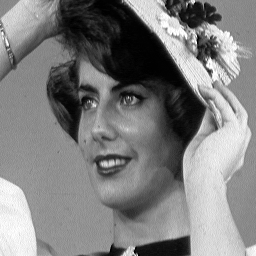
%> input picture data/Lena.bmp, 256 x 256 px
$ octave GD_2D.m   (GNU Octave 9; MATLAB toolbox functions it lacks are replaced by stand-ins)
%> lines starting %> are read from the running program, lines starting %| are printed output that depends on the picture; in (x1, y1, x2, y2) boxes, pixels count from 0 and x2, y2 are one past the last pixel; in counts of white or black regions, pixels touching at a corner belong together; the program's own positions count from 1
### LoadData.m
function [I1 I1_noise I2 I2_noise] = LoadData

I1 = zeros(1000,1);
I1(1:200) = 1;
I1(201:300) = 4;
I1(301:600) = 2;
I1(601:650) = 3;
I1(651:end) = 1;
I1_noise = I1 + 0.2*randn(size(I1));
% [7 lines of commented-out code are left out]


I2 = imread('data/Lena.bmp');
%> I2 is the input picture: size 256x256 uint8; min 0, max 255, mean 127.2
I2 = double(I2);
%> I2: size 256x256 double
r = 20;
I2_noise = I2 + r*randn(size(I2));
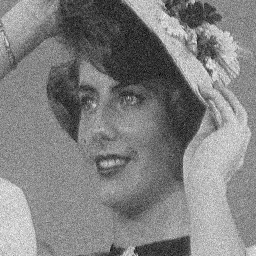
%> I2_noise: size 256x256 double; min -73.03, max 320.2, mean 127; drawn with min black and max white
% [7 lines of commented-out code are left out]

### GD_2D.m
% Edward Rusu
% Math 6590
% Variational Image Processing
% Project 1
% 2D Signal - Gradient Descent

% This program will solve the Tikhanov optimization problem using gradient
% descent. We will just do the two-dimensional noisy image here.

clearvars
clc


%% Load Data
[~,~,uxact u0_] = LoadData; % Load the 2-dimensional signal
N = length(u0_); % Number of nodes in a single dimension
%> N = 256
u0 = u0_(:); % Reshape by stacking columns

maxIter = 5000; % Maximum number of iterations
tol = 1e-3; % Convergence tolerance
exitflag = 0; % Convergence condition
L = 2; % Norm to check convergence

lambda = 0.2; % Value for lambda
r = 1/9; % CFL conditions, 1/8 is max for stability

% Rather than using ghost points for the Neumann condition, we simply treat
% them as algebraic constraints, do some solving, and find the correct
% expression for our interior points


%% Create 2D Neumann-Laplacian Operator

% First create 1D operator
e = ones(N,1);
Lapl1 = spdiags([e -2*e e],[-1 0 1],N,N); % Interior Operator
Lapl1(1,2) = 2;
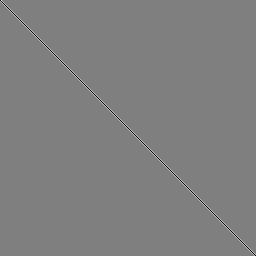
%> Lapl1: size 256x256 double; min -2, max 2, mean -1.53e-05; drawn with min black and max white
Lapl1(N,N-1) = 2; % Right boundary
%> Lapl1: size 256x256 double; under 0.01% of pixels changed, all inside (x1, y1, x2, y2) = (254, 255, 255, 256)

% Then kron into 2D operator
Lapl2 = kron(Lapl1,speye(N)) + kron(speye(N),Lapl1);


%% Gradient Descent
uN = u0; % Initial Condition

figure(1), clf
for j = 1:maxIter
    % Iterate
    uO = uN;
    uN = uO + r*2*Lapl2*uO - r*lambda*(uO - u0);

%     Animation
    if (mod(j,10) == 1) % Only occasionally plot
        pcolor(flipud(reshape(uN,N,N))), axis tight, colormap gray, shading interp
        title(['Iteration: ' num2str(j)])
        drawnow
        pause(0.01)
    end

    % Check convergence
    if (norm(uN - uO,L) < tol)
        exitflag = 1; % Converged
        break;
    end
end
%> after the loop, exitflag = 1
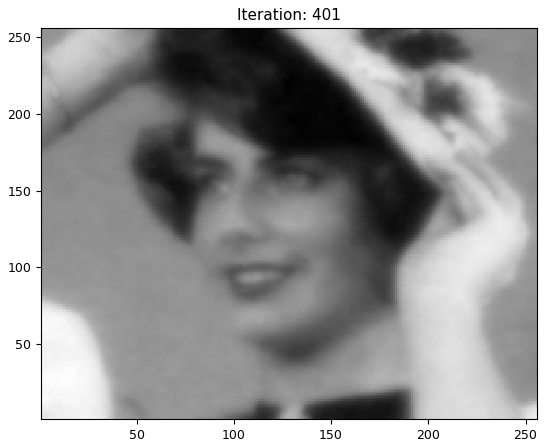
%> figure redrawn from the program's plot data

if (exitflag == 1)
    disp(['Converged in ' num2str(j) ' iterations.']);
else
    disp('Did not converge. Consider increasing max iteration or loosening tolerance.');
end
